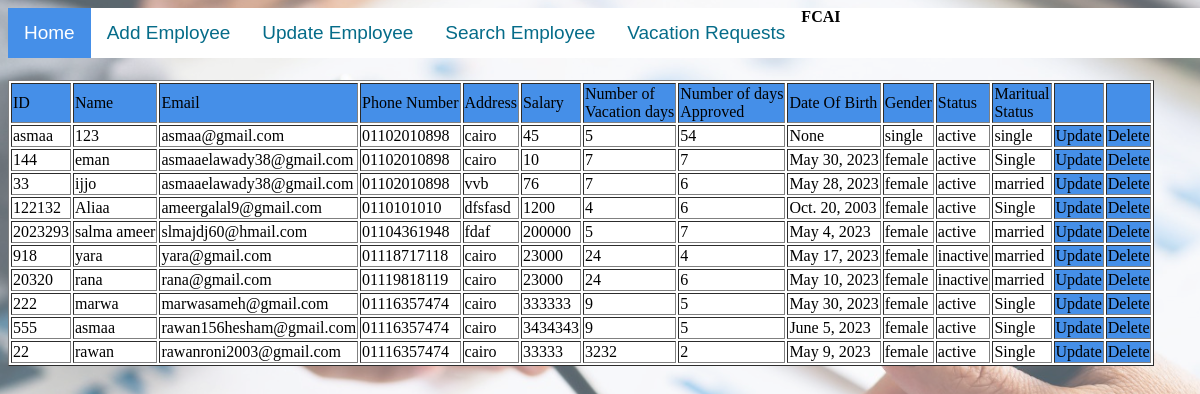
/table, run on an earlier commit of the app's database.
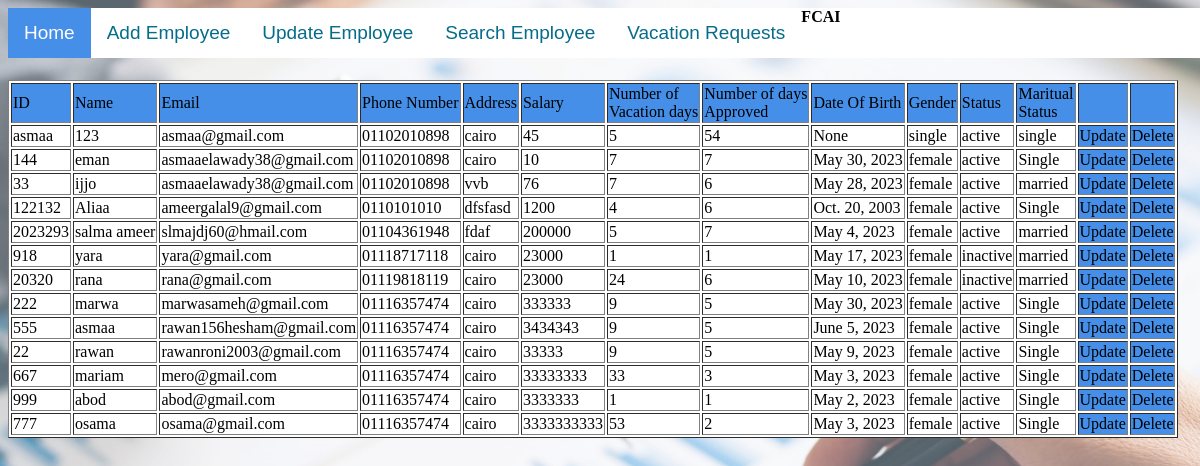
And on a later commit of the database.
### HR/models.py (models this page shows)
class RegisterForm(models.Model):
    gndr=[
        ('Male','M'),('Female','F'),
        ]
    ms=[
        ('Single','Single'),('Married','Married'),
        ]
    stats=[
        ('Active','Active'),
        ('Inactive','Inactive'),
    ]
    EmployeeID = models.CharField(max_length=100,primary_key=True)
    EmployeeName = models.CharField(max_length=100)
    email = models.EmailField(max_length=100)
    phone = models.CharField(max_length=100)
    Addres = models.CharField(max_length=100)
    Salary = models.CharField(max_length=100)
    NumberVacation = models.IntegerField()
    NumberApprovedVacation = models.IntegerField()
    Date = models.DateField()
    Gender = models.CharField(max_length=8,choices=gndr)
    Status = models.CharField(max_length=8,choices=stats)
    MARITALSTATUE = models.CharField(max_length=8,choices=ms)

### HR/views.py (the view)
# urls.py: path('table',views.table,name='table'),
def table(request):
  mymembers = RegisterForm.objects.all().values()
  template = loader.get_template('table.html')
  context = {
    'mymembers': mymembers,
  }
  return HttpResponse(template.render(context, request))

### HR/templates/table.html (shortened to what this page needs)
{% include 'navbar.html' %}
{% load static %}
<link rel="stylesheet" href="{% static 'css/table.css' %}">
<body>
{% block content %}
<table border="1" id="table">
<tr class = "header">
<td class = "header">ID</td>
<td class = "header">Name</td>
<td class = "header">Email</td>
<td class = "header">Phone Number</td>
<td class = "header">Address</td>
<td class = "header">Salary</td>
<td class = "header">Number of <br> Vacation days</td>
<td class = "header">Number of days <br> Approved</td>
<td class = "header">Date Of Birth</td>
<td class = "header"> Gender</td>
<td class = "header">Status</td>
<td class = "header">Maritual <br> Status</td>
<td class = "header"></td>
<td class="header"></td>
</tr>
{% for x in mymembers %}
<tr>
<td>{{ x.EmployeeID }}</td>
<td>{{ x.EmployeeName }}</td>
<td>{{ x.email }}</td>
<td>{{ x.phone }}</td>
<td>{{ x.Addres }}</td>
<td>{{ x.Salary }}</td>
<td>{{ x.NumberVacation }}</td>
<td>{{ x.NumberApprovedVacation }}</td>
<td>{{ x.Date }}</td>
<td>{{ x.Gender }}</td>
<td>{{ x.Status }}</td>
<td>{{ x.MARITALSTATUE }}</td>
<td class="btn"><a href="update/{{ x.EmployeeID }}" class="link">Update </a></td>
<td class="btn"><a href="delete/{{ x.EmployeeID }}" class="link"  onclick="confirmDelete()">Delete</a></td>
</tr>
{% endfor %}
</table>
</body>
{% endblock content %}

### HR/templates/navbar.html
<!DOCTYPE html>
<html>
{% load static %}
<link rel="stylesheet" href="{% static 'css/navBar.css' %}">
{% block content%}
<body>
    <div class="navBar">
        <a class="active" href="{% url 'HomePage' %}">Home</a>
        <a href="{% url 'phase1' %}">Add Employee</a>
        <a href="{% url 'table' %}">Update Employee</a>
        <a href="{% url 'searchEmployee' %}" >Search Employee</a>
        <a href="{% url "VRDisplay" %}">Vacation Requests</a>
        <font class="logo"><b>FCAI</b></font>
    </div>
    <br><br><br><br>
</body>
{% endblock content %}
</html>

### HumanResources/static/css/navBar.css (style rules this page uses)
.navBar { background-color: #ffffff; overflow: hidden; position: fixed; width: 100%; height: 50px; }
.navBar a { float: left; color: #056c89; padding: 14px 16px; text-decoration: none; font-size: 19px; font-family: 'Gill Sans', 'Gill Sans MT', Calibri, 'Trebuchet MS', sans-serif }
.navBar a.active { background-color: #458fe8; color: white; }

### HumanResources/static/css/table.css (style rules this page uses)
.header { background-color: #458fe8; }
#table { background-color: white; }
.btn { background-color: #458fe8; }
.link { text-decoration: none; color: black; }

What changed in the data, as far as the page shows it:
changed RegisterForm "yara": NumberVacation "24" → "1"; NumberApprovedVacation "4" → "1"
changed RegisterForm "rawan": NumberVacation "3232" → "9"; NumberApprovedVacation "2" → "5"
added RegisterForm: EmployeeID "667", EmployeeName "mariam", email "mero@gmail.com", phone "01116357474", Addres "cairo", Salary "33333333", NumberVacation "33", NumberApprovedVacation "3", Date "May 3, 2023", Gender "female", Status "active", MARITALSTATUE "Single"
added RegisterForm: EmployeeID "999", EmployeeName "abod", email "abod@gmail.com", phone "01116357474", Addres "cairo", Salary "3333333", NumberVacation "1", NumberApprovedVacation "1", Date "May 2, 2023", Gender "female", Status "active", MARITALSTATUE "Single"
added RegisterForm: EmployeeID "777", EmployeeName "osama", email "osama@gmail.com", phone "01116357474", Addres "cairo", Salary "3333333333", NumberVacation "53", NumberApprovedVacation "2", Date "May 3, 2023", Gender "female", Status "active", MARITALSTATUE "Single"
